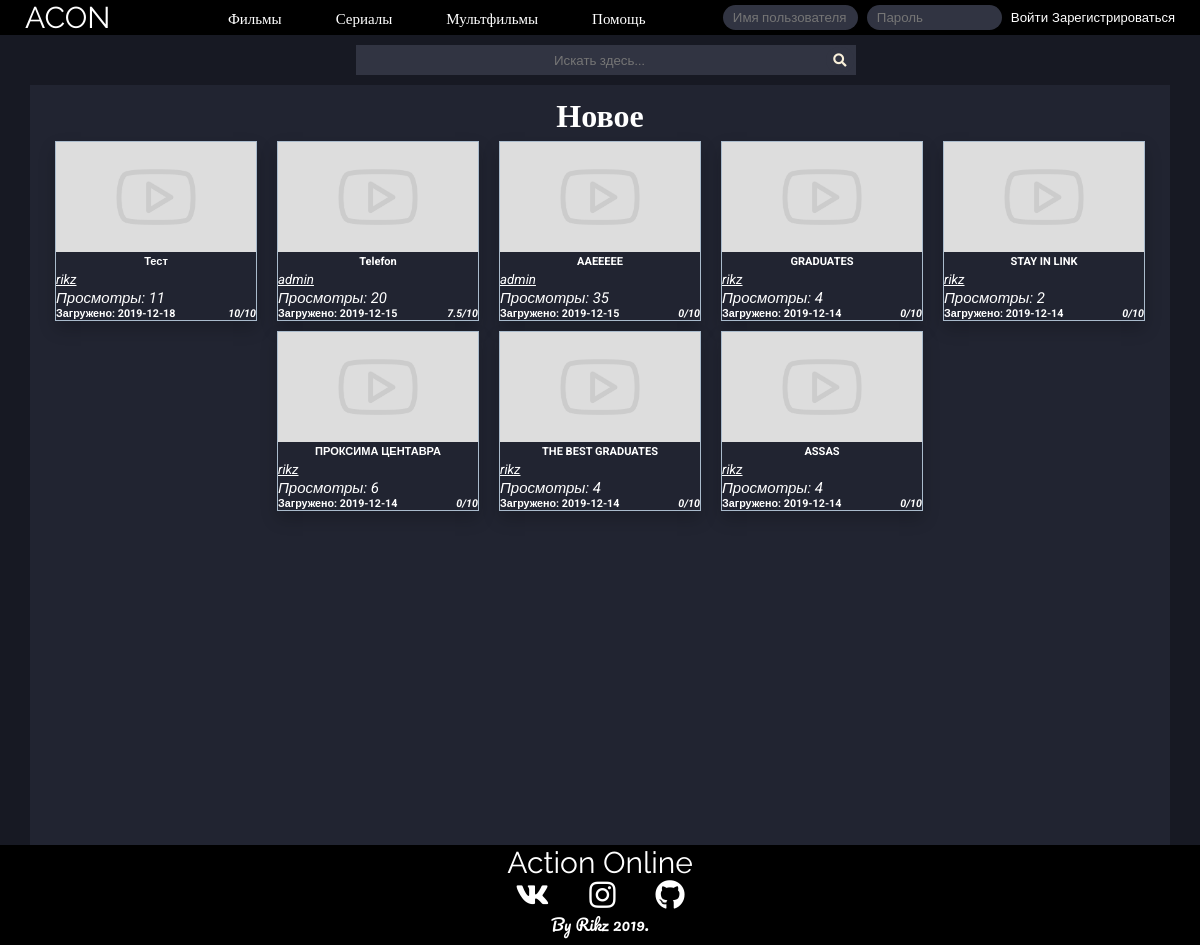
Before: / with the older database file.
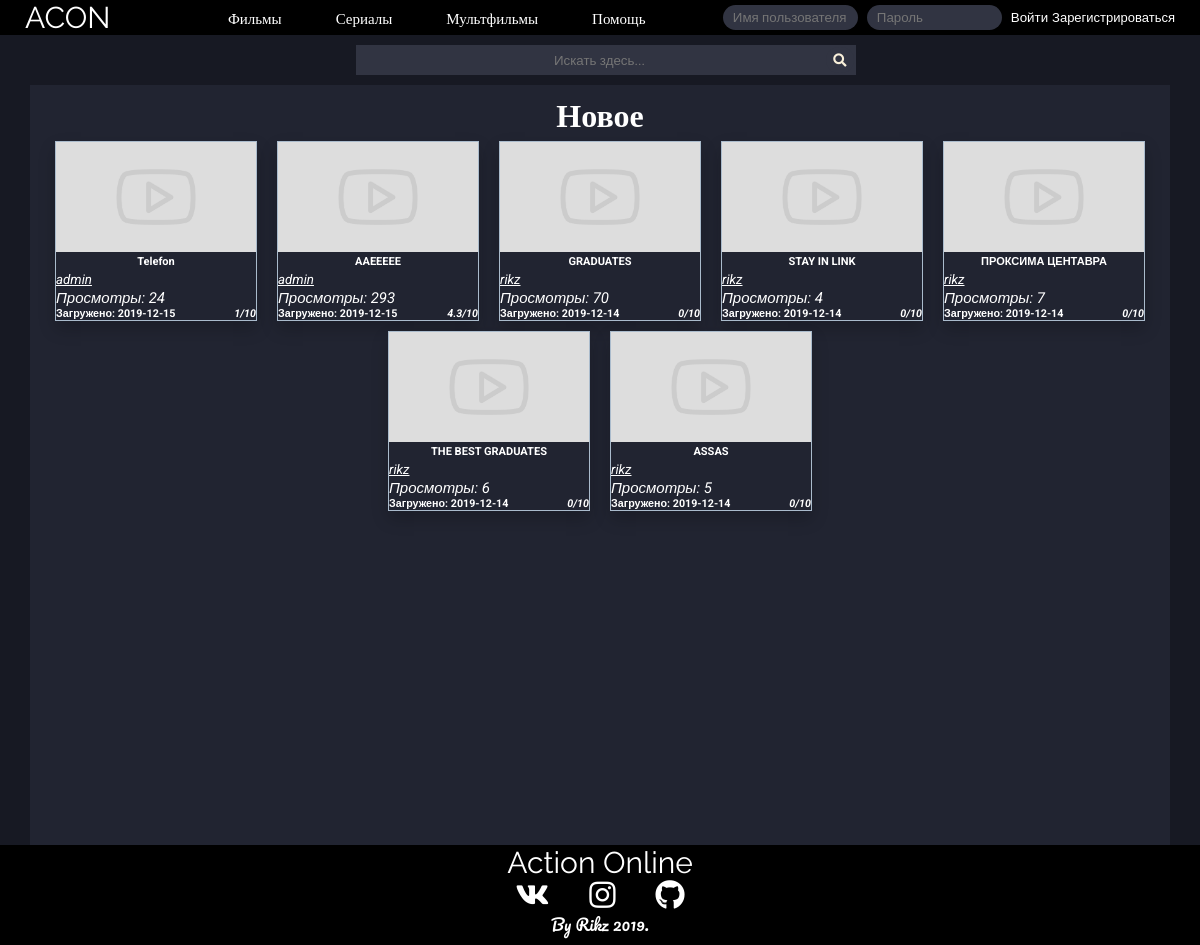
After: the same page with the newer database file.
### tables this page shows
CREATE TABLE `files` (
  `id` int(11) UNSIGNED NOT NULL,
  `title` varchar(250) NOT NULL,
  `description` text DEFAULT NULL,
  `preview` varchar(500) DEFAULT NULL,
  `location` varchar(500) NOT NULL,
  `author` varchar(200) DEFAULT NULL,
  `main_genre` int(11) UNSIGNED NOT NULL DEFAULT 1,
  `creator` int(11) UNSIGNED NOT NULL,
  `upload_date` date NOT NULL,
  `views` int(15) UNSIGNED DEFAULT NULL,
  `middle_rating` float UNSIGNED NOT NULL DEFAULT 0,
  `showing` int(10) UNSIGNED NOT NULL,
  `moderating` int(11) UNSIGNED NOT NULL
);

### blocks/home.php (the view, shortened to what this page needs)
<p id="flex_center"><?php accountButton(1); ?></p>
<h1 id='about'>Новое</h1>
	<div class="videos">
		<?php
		$query = "SELECT id,title,preview,creator,upload_date,views,middle_rating FROM `files` WHERE showing = 1 ORDER BY `files`.`upload_date` DESC LIMIT 10";
		$data = mysqli_query($GLOBALS['dbc'],$query);
		$info = mysqli_fetch_assoc($data);
		while ($info) {
			if (!$info['preview'] || !file_exists($info['preview'])) {
				$info['preview'] = "images\\vid_paceholder.jpg";
			}
			echo "
	        <div class='video'>
	        	<form method='GET' action='watch'>
	            <button class='videoButton' name='vid' value=".$info['id']."><img class='videoPreview' src=".$info['preview'].">
	            <h5>".$info['title']."</h5>
	            </button></form>
	            <form method='GET' action='account'>
	            <p>".accountButton($info['creator'])."</p>
	            </form>
	            <i id='homeViews'>Просмотры: ".$info['views']."</i>
	            <h6 id='homeAddInfo'>Загружено: ".$info['upload_date']."<i>".$info['middle_rating']."/10</i></h6>
	        </div>";
	        $info = mysqli_fetch_assoc($data);
		}
		?>
	</div>

### blocks/header.php (shortened to what this page needs)
<?php
  require "lib/db.php";
  require "lib/mainFunctions.php";
?>
<!DOCTYPE html>
<html lang="en">
<head>
    <link rel="stylesheet" href="../style/style.css">
    <link href="../style/fontawesome/css/all.css" rel="stylesheet">
</head>
<body>
  <header>
      <div id=headWrapper>
             <a href="home" id=LOGO>ACON</a>
         <div class="links">
              <a href="#" class="topLinks">Фильмы</a>
              <a href="#" class="topLinks">Сериалы</a>
              <a href="#" class="topLinks">Мультфильмы</a>
              <a href="#" class="topLinks">Помощь</a>
         </div>
             <?php if (!$_SESSION['user_id']) {
                  ?>
                    <form method="POST" id="loginForm">
                      <input type="text" name="username" placeholder="Имя пользователя" class="loginInputs" maxlength="30">
                      <input type="password" name="password" placeholder="Пароль" class="loginInputs" maxlength="60">
                      <input type="submit" name="submit" value="Войти" class="loginButton">
                      <a href="register" name="register" class="loginButton" id="registerButton">Зарегистрироваться</a>
                    </form>
                  <?php
                }
              ?>
      </div>
  </header>
      <div id=wrapper>
          <form action="" method="GET" id=search>
            <input name="search" placeholder="Искать здесь..." type="search" id="searchinput">
            <button type="submit" id="searchbutton" name="search" ><i class="fas fa-search" id="searchsymbol"></i></button>
          </form>
        <content>
            <div class="container">

### index.php (shortened to what this page needs)
<?php
$url = $_GET['url'];
require 'blocks/header.php';
switch ($url) {
	case '':
		require 'blocks/home.php';
		break;
}
require 'blocks/footer.php';
?>

### lib/mainFunctions.php (shortened to what this page needs)
<?php
  function NameByid($id = 0) {
    if (!$id) {
      return ;
    }
    else {
      require "lib/db.php";
      $query = "SELECT username FROM `users` WHERE id = ? LIMIT 1";
      $stmt = mysqli_prepare($dbc,$query);
      mysqli_stmt_bind_param($stmt, 'i', $id);
      mysqli_stmt_execute($stmt);
      mysqli_stmt_bind_result($stmt,$user);
      return $user;
    }
  }
  function accountButton($id,$text = '') {
    return "<button type='submit' id='idNameButton' name='user_link' value=".$id.">".$text."<i class='line_under'>".NameByid($id)."</i></button>";
  }
?>

### blocks/footer.php
                <div id='placeholder'></div>
            </div>
        </content>
    </div>
<footer>
        <a href="home" id=LOGO>Action Online</a>
        <div class="social">
        <a href="https://vk.com/id216991133"><i class="fab fa-vk" id="vk"></i></a>
        <a href="https://www.instagram.com/rikziam/"><i class="fab fa-instagram" id="vk"></i></a>
        <a href="https://github.com/Amrikz"><i class="fab fa-github" id="vk"></i></a>
        </div>
        <p id=about>By Rikz 2019.</p>
    </footer>
</body>
</html>

### style/style.css (style rules this page uses)
* { margin: 0; padding: 0; font-family: 'Roboto', sans-serif; }
html, body { height:100%; }
body { background-color: #171923; color: white; }
#wrapper { margin: 0 auto; max-width: 1200px; padding: 0 30px; }
header { background-color: black; width: 100%; min-height: 35px; }
#headWrapper { display: flex; justify-content:space-between; align-items: center; max-width: 1280px; margin: 0 auto; padding: 0 25px; background-color: black; }
#LOGO { color: white; text-decoration: none; font-size: 30px; font-family: 'Raleway', sans-serif; }
.links { margin-right: 10px; }
.topLinks { color: white; text-decoration: none; font-size: 15px; font-family: 'Pacifico', cursive; margin-left: 50px; }
.loginInputs { height: 25px; width: 125px; max-width: 200px; background-color: #313442; border: none; margin-right: 5px; color: white; border-radius: 20px; padding-left: 10px; }
.loginButton { cursor: pointer; background-color: black; border: none; color: white; height: 26px; text-decoration: none; }
#registerButton { font-size: 13px; }
#searchinput { text-align: center; color: white; height: 30px; width: 500px; background-color: #313442; border: none; }
#searchbutton { border: none; height: 26px; width: 28px; position: relative; top: 2px; right: 30px; cursor: pointer; background-color: #313442; border-radius: 20px; }
#searchbutton:before { font-size: 16px; color: #F9F0DA; }
#searchsymbol { color: #F9F0DA; }
form#search { display: flex; justify-content: center; margin-top: 10px; margin-left: 40px; }
content .container { background-color: #212431; min-height: 95vh; color: white; position: relative; top: 10px; }
.videos { display: flex; flex-wrap: wrap; justify-content: center; }
.video { margin: 0 10px 10px 10px; margin-bottom: 10px; max-width: 200px; box-shadow: 0px 8px 16px 0px rgba(0,0,0,0.2); border: 1px #abc solid; }
#homeViews { font-size: 15px; }
#homeAddInfo { display: flex; flex-wrap: wrap; justify-content: space-between; align-items: flex-end; }
.videoPreview { width: 200px; height: 110px; }
.videoButton { cursor: pointer; border: none; color: white; background-color: #212431; }
footer { background-color: black; width: 100%; min-height: 100px; margin-top: 10px; }
footer #LOGO { display: flex; justify-content: center; }
#placeholder { width: 100%; height: 20px; }
.social { display: flex; justify-content: center; }
#vk { color: white; font-size: 30px; margin: 0 20px; }
.line_under { text-decoration: underline; }
#about { margin-bottom: 0; display: flex; justify-content: center; color: white; text-decoration: none; font-family: 'Pacifico', cursive; }
#idNameButton { cursor: pointer; border: none; color: white; background-color: #212431; }

Changed rows visible on the page:
removed files: $info['id'] 28 (drawn), title "Тест", $id 1 (drawn), id "rikz", views "11", upload_date "2019-12-18", middle_rating "10"
changed files "Telefon": views "20" → "24"; middle_rating "7.5" → "1"
changed files "AAEEEEE": views "35" → "293"; middle_rating "0" → "4.3"
changed files "GRADUATES": views "4" → "70"
changed files "STAY IN LINK": views "2" → "4"
changed files "ПРОКСИМА ЦЕНТАВРА": views "6" → "7"
changed files "THE BEST GRADUATES": views "4" → "6"
changed files "ASSAS": views "4" → "5"
